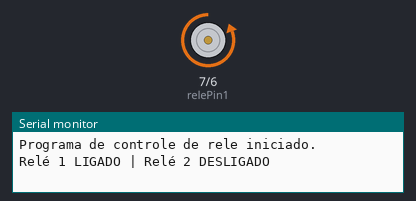
A sketch run on a simulated Arduino Uno, built with avr-gcc and run on an emulated ATmega328P. On the bench: motor-driver pin pairs drawn as motors (green arrow = first pin HIGH = forward, orange = second pin HIGH = backward, longer = more drive), the last lines printed to the serial monitor.

Above: at 1.0 s.
At 3.0 s:
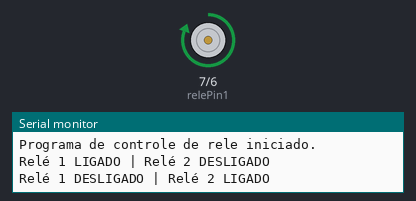
Timing chart, 0 to 5.2 s (numbered marks = the images above):
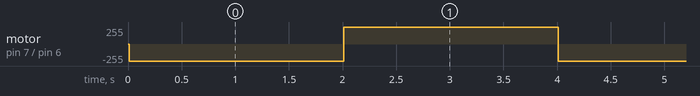

The sketch:

ardreles.ino
```cpp
// Definição dos pinos que conectarão ao módulo relé
// O pino 7 controlará o Relé 1 (Canal 1)
const int relePin1 = 7;
// O pino 6 controlará o Relé 2 (Canal 2)
const int relePin2 = 6;

// --- Configuração (roda apenas uma vez ao ligar ou resetar) ---
void setup() {
  // Configura os pinos como SAÍDA
  pinMode(relePin1, OUTPUT);
  pinMode(relePin2, OUTPUT);

  // Inicialmente, DESLIGA ambos os relés (assumindo módulo de "Low Level Trigger")
  // NOTA: A maioria dos módulos relé para Arduino são acionados com LOW (Nível Lógico Baixo)
  // Se o seu módulo for acionado com HIGH, inverta os estados (HIGH para desligar, LOW para ligar)
  digitalWrite(relePin1, HIGH); // HIGH = Relé 1 DESLIGADO (Estado Comum)
  digitalWrite(relePin2, HIGH); // HIGH = Relé 2 DESLIGADO (Estado Comum)

  // Inicia a comunicação serial para debug (opcional)
  Serial.begin(9600);
  Serial.println("Programa de controle de rele iniciado.");
}

// --- Loop Principal (roda continuamente) ---
void loop() {
  // 1. LIGA o Relé 1 (pino 7) e DESLIGA o Relé 2 (pino 6)
  Serial.println("Relé 1 LIGADO | Relé 2 DESLIGADO");

  // LIGAR o Relé 1 (LOW, se for Low Level Trigger)
  digitalWrite(relePin1, LOW);
  // DESLIGAR o Relé 2
  digitalWrite(relePin2, HIGH);

  // Espera 2 segundos
  delay(2000);

  // 2. DESLIGA o Relé 1 (pino 7) e LIGA o Relé 2 (pino 6)
  Serial.println("Relé 1 DESLIGADO | Relé 2 LIGADO");

  // DESLIGAR o Relé 1
  digitalWrite(relePin1, HIGH);
  // LIGAR o Relé 2 (LOW, se for Low Level Trigger)
  digitalWrite(relePin2, LOW);

  // Espera 2 segundos
  delay(2000);
}
```

Measured:
- by itself, motor on pin 7 (relePin1) / pin 6 (relePin2): alternates forward 255/255 for 2.0 s and backward 255/255 for 2.0 s
